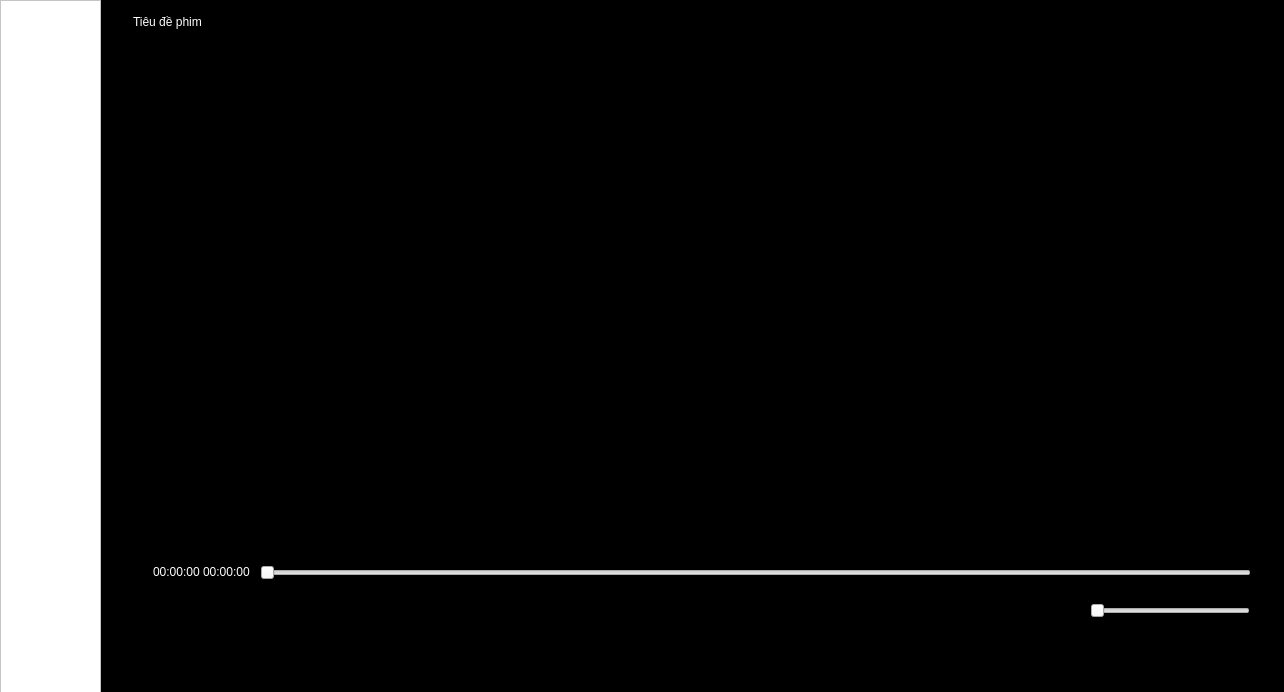
<?xml version="1.0" encoding="UTF-8"?>
<ui version="4.0">
 <class>MainWindow</class>
 <widget class="QMainWindow" name="MainWindow">
  <property name="geometry">
   <rect>
    <x>0</x>
    <y>0</y>
    <width>1284</width>
    <height>692</height>
   </rect>
  </property>
  <property name="windowTitle">
   <string>MainWindow</string>
  </property>
  <widget class="QWidget" name="centralwidget">
   <widget class="QStackedWidget" name="stackedWidget">
    <property name="geometry">
     <rect>
      <x>100</x>
      <y>0</y>
      <width>1280</width>
      <height>692</height>
     </rect>
    </property>
    <property name="currentIndex">
     <number>3</number>
    </property>
    <widget class="QWidget" name="page_3">
     <widget class="QLabel" name="label_4">
      <property name="geometry">
       <rect>
        <x>0</x>
        <y>0</y>
        <width>1281</width>
        <height>701</height>
       </rect>
      </property>
      <property name="styleSheet">
       <string notr="true">background-color: rgb(0,0,0);</string>
      </property>
      <property name="text">
       <string/>
      </property>
     </widget>
     <widget class="QLineEdit" name="txt_name">
      <property name="geometry">
       <rect>
        <x>450</x>
        <y>150</y>
        <width>321</width>
        <height>51</height>
       </rect>
      </property>
      <property name="font">
       <font>
        <family>antipasto</family>
        <pointsize>15</pointsize>
        <italic>false</italic>
        <bold>false</bold>
       </font>
      </property>
      <property name="autoFillBackground">
       <bool>false</bool>
      </property>
      <property name="styleSheet">
       <string notr="true">font: 15pt &quot;antipasto&quot;;
background-color:rgba(0, 0, 0, 0); border:none;
border-bottom: 2px solid rgb(255,255,255); color:rgb(255,255,255);
padding-bottom:7px;
</string>
      </property>
      <property name="text">
       <string/>
      </property>
      <property name="placeholderText">
       <string>Username</string>
      </property>
     </widget>
     <widget class="QLineEdit" name="txt_password">
      <property name="geometry">
       <rect>
        <x>450</x>
        <y>290</y>
        <width>321</width>
        <height>51</height>
       </rect>
      </property>
      <property name="font">
       <font>
        <family>antipasto</family>
        <pointsize>15</pointsize>
        <italic>false</italic>
        <bold>false</bold>
       </font>
      </property>
      <property name="autoFillBackground">
       <bool>false</bool>
      </property>
      <property name="styleSheet">
       <string notr="true">font: 15pt &quot;antipasto&quot;;
background-color:rgba(0, 0, 0, 0); border:none;
border-bottom: 2px solid rgb(255,255,255); color:rgb(255,255,255);
padding-bottom:7px;
</string>
      </property>
      <property name="text">
       <string/>
      </property>
      <property name="placeholderText">
       <string>Password</string>
      </property>
     </widget>
     <widget class="QLineEdit" name="txt_email">
      <property name="geometry">
       <rect>
        <x>450</x>
        <y>220</y>
        <width>321</width>
        <height>51</height>
       </rect>
      </property>
      <property name="font">
       <font>
        <family>antipasto</family>
        <pointsize>15</pointsize>
        <italic>false</italic>
        <bold>false</bold>
       </font>
      </property>
      <property name="autoFillBackground">
       <bool>false</bool>
      </property>
      <property name="styleSheet">
       <string notr="true">font: 15pt &quot;antipasto&quot;;
background-color:rgba(0, 0, 0, 0); border:none;
border-bottom: 2px solid rgb(255,255,255); color:rgb(255,255,255);
padding-bottom:7px;
</string>
      </property>
      <property name="text">
       <string/>
      </property>
      <property name="readOnly">
       <bool>true</bool>
      </property>
      <property name="placeholderText">
       <string>Email</string>
      </property>
     </widget>
     <widget class="QLineEdit" name="txt_nationality">
      <property name="geometry">
       <rect>
        <x>450</x>
        <y>360</y>
        <width>321</width>
        <height>51</height>
       </rect>
      </property>
      <property name="font">
       <font>
        <family>antipasto</family>
        <pointsize>15</pointsize>
        <italic>false</italic>
        <bold>false</bold>
       </font>
      </property>
      <property name="autoFillBackground">
       <bool>false</bool>
      </property>
      <property name="styleSheet">
       <string notr="true">font: 15pt &quot;antipasto&quot;;
background-color:rgba(0, 0, 0, 0); border:none;
border-bottom: 2px solid rgb(255,255,255); color:rgb(255,255,255);
padding-bottom:7px;
</string>
      </property>
      <property name="text">
       <string/>
      </property>
      <property name="placeholderText">
       <string>Nationality</string>
      </property>
     </widget>
     <widget class="QLineEdit" name="txt_age">
      <property name="geometry">
       <rect>
        <x>450</x>
        <y>430</y>
        <width>321</width>
        <height>51</height>
       </rect>
      </property>
      <property name="font">
       <font>
        <family>antipasto</family>
        <pointsize>15</pointsize>
        <italic>false</italic>
        <bold>false</bold>
       </font>
      </property>
      <property name="autoFillBackground">
       <bool>false</bool>
      </property>
      <property name="styleSheet">
       <string notr="true">font: 15pt &quot;antipasto&quot;;
background-color:rgba(0, 0, 0, 0); border:none;
border-bottom: 2px solid rgb(255,255,255); color:rgb(255,255,255);
padding-bottom:7px;
</string>
      </property>
      <property name="text">
       <string/>
      </property>
      <property name="placeholderText">
       <string>Age</string>
      </property>
     </widget>
     <widget class="QPushButton" name="btn_save">
      <property name="geometry">
       <rect>
        <x>510</x>
        <y>560</y>
        <width>161</width>
        <height>61</height>
       </rect>
      </property>
      <property name="font">
       <font>
        <pointsize>16</pointsize>
        <bold>true</bold>
       </font>
      </property>
      <property name="styleSheet">
       <string notr="true">QPushButton#btn_save{
	color: rgb(255,255,255);
	border-radius:5px;
}
QPushButton#btn_save:hover{
}
QPushButton#btn_save:pressed{
	padding-left:5px;
	padding-top:5px;
	background-color:rgba(105, 118, 132, 255);
}
font: 700 50pt &quot;Segoe UI&quot;;</string>
      </property>
      <property name="text">
       <string>Save</string>
      </property>
     </widget>
     <widget class="QPushButton" name="avatar_btn">
      <property name="enabled">
       <bool>true</bool>
      </property>
      <property name="geometry">
       <rect>
        <x>550</x>
        <y>20</y>
        <width>121</width>
        <height>121</height>
       </rect>
      </property>
      <property name="styleSheet">
       <string notr="true">background-color: rgb(144,0,0);</string>
      </property>
      <property name="text">
       <string/>
      </property>
      <property name="icon">
       <iconset>
        <normaloff>../img/user1_white_border.png</normaloff>../img/user1_white_border.png</iconset>
      </property>
      <property name="iconSize">
       <size>
        <width>100</width>
        <height>100</height>
       </size>
      </property>
      <property name="autoRepeat">
       <bool>false</bool>
      </property>
      <property name="autoExclusive">
       <bool>false</bool>
      </property>
      <property name="autoDefault">
       <bool>false</bool>
      </property>
      <property name="default">
       <bool>false</bool>
      </property>
      <property name="flat">
       <bool>true</bool>
      </property>
     </widget>
     <widget class="QComboBox" name="cb_gender">
      <property name="geometry">
       <rect>
        <x>450</x>
        <y>500</y>
        <width>321</width>
        <height>51</height>
       </rect>
      </property>
      <property name="acceptDrops">
       <bool>false</bool>
      </property>
      <property name="styleSheet">
       <string notr="true">font: 15pt &quot;antipasto&quot;;
background-color:rgba(0, 0, 0, 0); border:none;
border-bottom: 2px solid rgb(255,255,255); color:rgb(255,255,255);
padding-bottom:7px;
</string>
      </property>
      <item>
       <property name="text">
        <string>Male</string>
       </property>
      </item>
      <item>
       <property name="text">
        <string>Female</string>
       </property>
      </item>
      <item>
       <property name="text">
        <string>Other</string>
       </property>
      </item>
     </widget>
    </widget>
    <widget class="QWidget" name="page_4">
     <widget class="QLabel" name="label_5">
      <property name="geometry">
       <rect>
        <x>-50</x>
        <y>-10</y>
        <width>1280</width>
        <height>711</height>
       </rect>
      </property>
      <property name="styleSheet">
       <string notr="true">background-color: rgb(0,0,0);</string>
      </property>
      <property name="text">
       <string/>
      </property>
     </widget>
     <widget class="QLabel" name="lbl_detail_image">
      <property name="geometry">
       <rect>
        <x>50</x>
        <y>80</y>
        <width>301</width>
        <height>431</height>
       </rect>
      </property>
      <property name="styleSheet">
       <string notr="true">border: 2px solid white;
border-radius: 5px;</string>
      </property>
      <property name="text">
       <string/>
      </property>
      <property name="pixmap">
       <pixmap>../img/sponge.jpg</pixmap>
      </property>
     </widget>
     <widget class="QPushButton" name="btn_play_video">
      <property name="geometry">
       <rect>
        <x>120</x>
        <y>520</y>
        <width>161</width>
        <height>61</height>
       </rect>
      </property>
      <property name="font">
       <font>
        <pointsize>16</pointsize>
        <bold>true</bold>
       </font>
      </property>
      <property name="styleSheet">
       <string notr="true">QPushButton#btn_watch1{
	color: rgb(255,255,255);
	border-radius:5px;
}
QPushButton#btn_watch1:hover{
}
QPushButton#btn_watch1:pressed{
	padding-left:5px;
	padding-top:5px;
	background-color:rgba(105, 118, 132, 255);
}
font: 700 50pt &quot;Segoe UI&quot;;</string>
      </property>
      <property name="text">
       <string>Xem phim</string>
      </property>
     </widget>
     <widget class="QLabel" name="lbl_detail_name">
      <property name="geometry">
       <rect>
        <x>370</x>
        <y>80</y>
        <width>661</width>
        <height>41</height>
       </rect>
      </property>
      <property name="styleSheet">
       <string notr="true">font: 15pt &quot;antipasto&quot;;
background-color:rgba(0, 0, 0, 0); border:none;
color:rgb(255,255,255);
padding-bottom:7px;
</string>
      </property>
      <property name="text">
       <string>Tên phim:</string>
      </property>
     </widget>
     <widget class="QLabel" name="lbl_detail_type">
      <property name="geometry">
       <rect>
        <x>370</x>
        <y>140</y>
        <width>661</width>
        <height>41</height>
       </rect>
      </property>
      <property name="styleSheet">
       <string notr="true">font: 15pt &quot;antipasto&quot;;
background-color:rgba(0, 0, 0, 0); border:none;
color:rgb(255,255,255);
padding-bottom:7px;
</string>
      </property>
      <property name="text">
       <string>Thể loại:</string>
      </property>
     </widget>
     <widget class="QLabel" name="lbl_detail_country">
      <property name="geometry">
       <rect>
        <x>370</x>
        <y>190</y>
        <width>661</width>
        <height>41</height>
       </rect>
      </property>
      <property name="styleSheet">
       <string notr="true">font: 15pt &quot;antipasto&quot;;
background-color:rgba(0, 0, 0, 0); border:none;
color:rgb(255,255,255);
padding-bottom:7px;
</string>
      </property>
      <property name="text">
       <string>Quốc gia:</string>
      </property>
     </widget>
     <widget class="QLabel" name="lbl_detail_duration">
      <property name="geometry">
       <rect>
        <x>370</x>
        <y>250</y>
        <width>661</width>
        <height>41</height>
       </rect>
      </property>
      <property name="styleSheet">
       <string notr="true">font: 15pt &quot;antipasto&quot;;
background-color:rgba(0, 0, 0, 0); border:none;
color:rgb(255,255,255);
padding-bottom:7px;
</string>
      </property>
      <property name="text">
       <string>Thời lượng:</string>
      </property>
     </widget>
     <widget class="QLabel" name="lbl_detail_release_date">
      <property name="geometry">
       <rect>
        <x>370</x>
        <y>310</y>
        <width>661</width>
        <height>41</height>
       </rect>
      </property>
      <property name="styleSheet">
       <string notr="true">font: 15pt &quot;antipasto&quot;;
background-color:rgba(0, 0, 0, 0); border:none;
color:rgb(255,255,255);
padding-bottom:7px;
</string>
      </property>
      <property name="text">
       <string>Ngày phát hành:</string>
      </property>
     </widget>
     <widget class="QLabel" name="lbl_detail_description">
      <property name="geometry">
       <rect>
        <x>370</x>
        <y>360</y>
        <width>801</width>
        <height>151</height>
       </rect>
      </property>
      <property name="styleSheet">
       <string notr="true">font: 15pt &quot;antipasto&quot;;
background-color:rgba(0, 0, 0, 0); border:none;
color:rgb(255,255,255);
padding-bottom:7px;
</string>
      </property>
      <property name="text">
       <string>Mô tả:</string>
      </property>
      <property name="alignment">
       <set>Qt::AlignmentFlag::AlignLeading|Qt::AlignmentFlag::AlignLeft|Qt::AlignmentFlag::AlignTop</set>
      </property>
     </widget>
     <zorder>label_5</zorder>
     <zorder>btn_play_video</zorder>
     <zorder>lbl_detail_image</zorder>
     <zorder>lbl_detail_name</zorder>
     <zorder>lbl_detail_type</zorder>
     <zorder>lbl_detail_country</zorder>
     <zorder>lbl_detail_duration</zorder>
     <zorder>lbl_detail_release_date</zorder>
     <zorder>lbl_detail_description</zorder>
    </widget>
    <widget class="QWidget" name="page_5">
     <widget class="QLabel" name="label_6">
      <property name="geometry">
       <rect>
        <x>0</x>
        <y>0</y>
        <width>1191</width>
        <height>701</height>
       </rect>
      </property>
      <property name="styleSheet">
       <string notr="true">background-color: rgb(0,0,0);</string>
      </property>
      <property name="text">
       <string/>
      </property>
     </widget>
     <widget class="QLineEdit" name="search_bar">
      <property name="geometry">
       <rect>
        <x>300</x>
        <y>10</y>
        <width>571</width>
        <height>51</height>
       </rect>
      </property>
      <property name="styleSheet">
       <string notr="true">font: 15pt &quot;VNAvant&quot;;
border-radius:20px;</string>
      </property>
      <property name="frame">
       <bool>true</bool>
      </property>
      <property name="placeholderText">
       <string>  ⌕Search</string>
      </property>
     </widget>
     <widget class="QScrollBar" name="verticalScrollBar">
      <property name="geometry">
       <rect>
        <x>1164</x>
        <y>0</y>
        <width>20</width>
        <height>691</height>
       </rect>
      </property>
      <property name="orientation">
       <enum>Qt::Orientation::Vertical</enum>
      </property>
     </widget>
     <widget class="QScrollArea" name="movieList">
      <property name="geometry">
       <rect>
        <x>50</x>
        <y>70</y>
        <width>1071</width>
        <height>591</height>
       </rect>
      </property>
      <property name="widgetResizable">
       <bool>true</bool>
      </property>
      <widget class="QWidget" name="scrollAreaWidgetContents">
       <property name="geometry">
        <rect>
         <x>0</x>
         <y>0</y>
         <width>1069</width>
         <height>589</height>
        </rect>
       </property>
      </widget>
     </widget>
    </widget>
    <widget class="QWidget" name="page">
     <widget class="QLabel" name="label_7">
      <property name="geometry">
       <rect>
        <x>0</x>
        <y>0</y>
        <width>1301</width>
        <height>701</height>
       </rect>
      </property>
      <property name="styleSheet">
       <string notr="true">background-color: rgb(0,0,0);</string>
      </property>
      <property name="text">
       <string/>
      </property>
     </widget>
     <widget class="QSlider" name="durationBar">
      <property name="geometry">
       <rect>
        <x>160</x>
        <y>562</y>
        <width>991</width>
        <height>22</height>
       </rect>
      </property>
      <property name="styleSheet">
       <string notr="true">/* Progress Bar */
.progress-bar {
  height: 6px;
  background: linear-gradient(to right, #4caf50, #8bc34a);
  border-radius: 5px;
  position: relative;
}

.progress-bar::-webkit-slider-thumb {
  width: 12px;
  height: 12px;
  background: #4caf50;
  border-radius: 50%;
  cursor: pointer;
}

/* Volume Bar */
.volume-bar {
  height: 6px;
  background: linear-gradient(to right, #2196f3, #03a9f4);
  border-radius: 5px;
}

.volume-bar::-webkit-slider-thumb {
  width: 12px;
  height: 12px;
  background: #2196f3;
  border-radius: 50%;
  cursor: pointer;
}

/* Add hover effect */
.progress-bar:hover, .volume-bar:hover {
  opacity: 0.9;
}
</string>
      </property>
      <property name="orientation">
       <enum>Qt::Orientation::Horizontal</enum>
      </property>
     </widget>
     <widget class="QSlider" name="volumeBar">
      <property name="geometry">
       <rect>
        <x>990</x>
        <y>600</y>
        <width>160</width>
        <height>22</height>
       </rect>
      </property>
      <property name="styleSheet">
       <string notr="true">/* Progress Bar */
.progress-bar {
  height: 6px;
  background: linear-gradient(to right, #4caf50, #8bc34a);
  border-radius: 5px;
  position: relative;
}

.progress-bar::-webkit-slider-thumb {
  width: 12px;
  height: 12px;
  background: #4caf50;
  border-radius: 50%;
  cursor: pointer;
}

/* Volume Bar */
.volume-bar {
  height: 6px;
  background: linear-gradient(to right, #2196f3, #03a9f4);
  border-radius: 5px;
}

.volume-bar::-webkit-slider-thumb {
  width: 12px;
  height: 12px;
  background: #2196f3;
  border-radius: 50%;
  cursor: pointer;
}

/* Add hover effect */
.progress-bar:hover, .volume-bar:hover {
  opacity: 0.9;
}
</string>
      </property>
      <property name="orientation">
       <enum>Qt::Orientation::Horizontal</enum>
      </property>
     </widget>
     <widget class="QPushButton" name="playBtn">
      <property name="geometry">
       <rect>
        <x>630</x>
        <y>600</y>
        <width>31</width>
        <height>29</height>
       </rect>
      </property>
      <property name="text">
       <string/>
      </property>
      <property name="icon">
       <iconset>
        <normaloff>../img/play-button-white-on-black.png</normaloff>../img/play-button-white-on-black.png</iconset>
      </property>
      <property name="flat">
       <bool>true</bool>
      </property>
     </widget>
     <widget class="QPushButton" name="volumeBtn">
      <property name="geometry">
       <rect>
        <x>940</x>
        <y>590</y>
        <width>41</width>
        <height>41</height>
       </rect>
      </property>
      <property name="text">
       <string/>
      </property>
      <property name="icon">
       <iconset>
        <normaloff>../img/volume-up-white-on-black.png</normaloff>../img/volume-up-white-on-black.png</iconset>
      </property>
      <property name="iconSize">
       <size>
        <width>25</width>
        <height>25</height>
       </size>
      </property>
      <property name="flat">
       <bool>true</bool>
      </property>
     </widget>
     <widget class="QWidget" name="videoWidget" native="true">
      <property name="geometry">
       <rect>
        <x>10</x>
        <y>60</y>
        <width>1161</width>
        <height>491</height>
       </rect>
      </property>
     </widget>
     <widget class="QLabel" name="timeLabel">
      <property name="geometry">
       <rect>
        <x>50</x>
        <y>560</y>
        <width>101</width>
        <height>31</height>
       </rect>
      </property>
      <property name="styleSheet">
       <string notr="true">font: 10pt &quot;antipasto&quot;;
background-color:rgba(0, 0, 0, 0); border:none;
color:rgb(255,255,255);
padding-bottom:7px;
</string>
      </property>
      <property name="text">
       <string>00:00:00 00:00:00</string>
      </property>
     </widget>
     <widget class="QLabel" name="lbl_title">
      <property name="geometry">
       <rect>
        <x>30</x>
        <y>10</y>
        <width>331</width>
        <height>31</height>
       </rect>
      </property>
      <property name="styleSheet">
       <string notr="true">font: 700 15pt &quot;antipasto&quot;;
background-color:rgba(0, 0, 0, 0); border:none;
color:rgb(255,255,255);
padding-bottom:7px;
</string>
      </property>
      <property name="text">
       <string>Tiêu đề phim</string>
      </property>
     </widget>
    </widget>
   </widget>
   <widget class="QFrame" name="frame_4">
    <property name="geometry">
     <rect>
      <x>0</x>
      <y>0</y>
      <width>101</width>
      <height>701</height>
     </rect>
    </property>
    <property name="styleSheet">
     <string notr="true">background-color: rgb(255, 255, 255)</string>
    </property>
    <property name="frameShape">
     <enum>QFrame::Shape::StyledPanel</enum>
    </property>
    <property name="frameShadow">
     <enum>QFrame::Shadow::Raised</enum>
    </property>
    <widget class="QPushButton" name="btn_account">
     <property name="enabled">
      <bool>true</bool>
     </property>
     <property name="geometry">
      <rect>
       <x>0</x>
       <y>0</y>
       <width>101</width>
       <height>101</height>
      </rect>
     </property>
     <property name="styleSheet">
      <string notr="true">background-color: rgb(144,0,0);</string>
     </property>
     <property name="text">
      <string/>
     </property>
     <property name="icon">
      <iconset>
       <normaloff>../img/user1.png</normaloff>../img/user1.png</iconset>
     </property>
     <property name="iconSize">
      <size>
       <width>75</width>
       <height>75</height>
      </size>
     </property>
     <property name="autoRepeat">
      <bool>false</bool>
     </property>
     <property name="autoExclusive">
      <bool>false</bool>
     </property>
     <property name="autoDefault">
      <bool>false</bool>
     </property>
     <property name="default">
      <bool>false</bool>
     </property>
     <property name="flat">
      <bool>true</bool>
     </property>
    </widget>
    <widget class="QPushButton" name="btn_home">
     <property name="enabled">
      <bool>true</bool>
     </property>
     <property name="geometry">
      <rect>
       <x>0</x>
       <y>100</y>
       <width>101</width>
       <height>101</height>
      </rect>
     </property>
     <property name="styleSheet">
      <string notr="true">background-color: rgb(144,0,0);</string>
     </property>
     <property name="text">
      <string/>
     </property>
     <property name="icon">
      <iconset>
       <normaloff>../img/home1.png</normaloff>../img/home1.png</iconset>
     </property>
     <property name="iconSize">
      <size>
       <width>50</width>
       <height>50</height>
      </size>
     </property>
     <property name="autoRepeat">
      <bool>false</bool>
     </property>
     <property name="autoExclusive">
      <bool>false</bool>
     </property>
     <property name="autoDefault">
      <bool>false</bool>
     </property>
     <property name="default">
      <bool>false</bool>
     </property>
     <property name="flat">
      <bool>true</bool>
     </property>
    </widget>
    <widget class="QPushButton" name="btn_saved">
     <property name="enabled">
      <bool>true</bool>
     </property>
     <property name="geometry">
      <rect>
       <x>0</x>
       <y>200</y>
       <width>101</width>
       <height>101</height>
      </rect>
     </property>
     <property name="styleSheet">
      <string notr="true">background-color: rgb(144,0,0);</string>
     </property>
     <property name="text">
      <string/>
     </property>
     <property name="icon">
      <iconset>
       <normaloff>../img/bookmark-white.png</normaloff>../img/bookmark-white.png</iconset>
     </property>
     <property name="iconSize">
      <size>
       <width>50</width>
       <height>50</height>
      </size>
     </property>
     <property name="autoRepeat">
      <bool>false</bool>
     </property>
     <property name="autoExclusive">
      <bool>false</bool>
     </property>
     <property name="autoDefault">
      <bool>false</bool>
     </property>
     <property name="default">
      <bool>false</bool>
     </property>
     <property name="flat">
      <bool>true</bool>
     </property>
    </widget>
    <widget class="QPushButton" name="btn_watch">
     <property name="enabled">
      <bool>true</bool>
     </property>
     <property name="geometry">
      <rect>
       <x>0</x>
       <y>300</y>
       <width>101</width>
       <height>101</height>
      </rect>
     </property>
     <property name="styleSheet">
      <string notr="true">background-color: rgb(144,0,0);</string>
     </property>
     <property name="text">
      <string/>
     </property>
     <property name="icon">
      <iconset>
       <normaloff>../img/camera.png</normaloff>../img/camera.png</iconset>
     </property>
     <property name="iconSize">
      <size>
       <width>60</width>
       <height>60</height>
      </size>
     </property>
     <property name="autoRepeat">
      <bool>false</bool>
     </property>
     <property name="autoExclusive">
      <bool>false</bool>
     </property>
     <property name="autoDefault">
      <bool>false</bool>
     </property>
     <property name="default">
      <bool>false</bool>
     </property>
     <property name="flat">
      <bool>true</bool>
     </property>
    </widget>
   </widget>
   <widget class="QLineEdit" name="txt_name_5">
    <property name="geometry">
     <rect>
      <x>570</x>
      <y>770</y>
      <width>351</width>
      <height>71</height>
     </rect>
    </property>
    <property name="font">
     <font>
      <family>antipasto</family>
      <pointsize>15</pointsize>
      <italic>false</italic>
      <bold>false</bold>
     </font>
    </property>
    <property name="autoFillBackground">
     <bool>false</bool>
    </property>
    <property name="styleSheet">
     <string notr="true">font: 15pt &quot;antipasto&quot;;
background-color:rgba(0, 0, 0, 0); border:none;
color:rgba(0, 99, 177, 230);
padding-bottom:7px;
</string>
    </property>
    <property name="text">
     <string>Những Mảnh Ghép Cảm Xúc 2 </string>
    </property>
    <property name="placeholderText">
     <string>Username</string>
    </property>
   </widget>
  </widget>
 </widget>
 <resources/>
 <connections/>
</ui>
